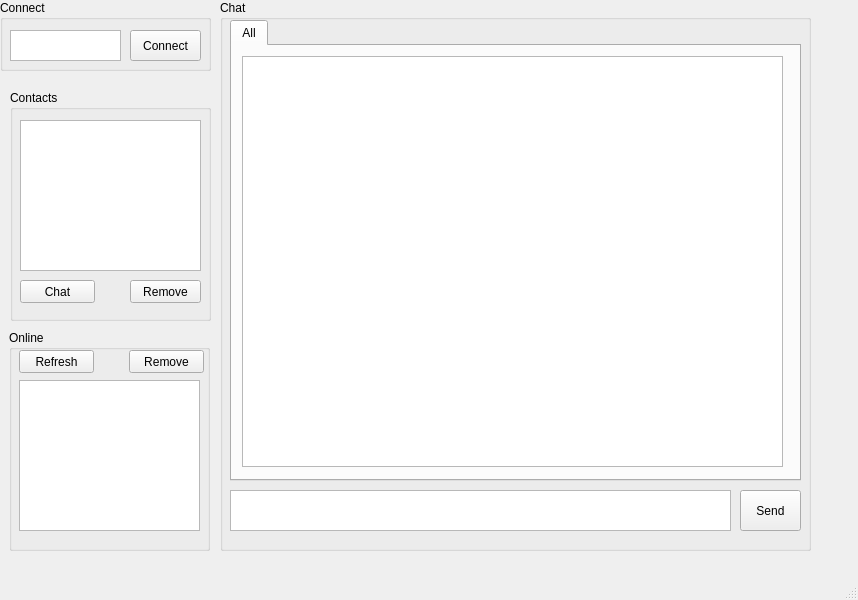
<?xml version="1.0" encoding="UTF-8"?>
<ui version="4.0">
 <class>MainWindow</class>
 <widget class="QMainWindow" name="MainWindow">
  <property name="geometry">
   <rect>
    <x>0</x>
    <y>0</y>
    <width>858</width>
    <height>600</height>
   </rect>
  </property>
  <property name="windowTitle">
   <string>MainWindow</string>
  </property>
  <widget class="QWidget" name="centralwidget">
   <widget class="QGroupBox" name="groupBox">
    <property name="geometry">
     <rect>
      <x>0</x>
      <y>0</y>
      <width>211</width>
      <height>71</height>
     </rect>
    </property>
    <property name="title">
     <string>Connect</string>
    </property>
    <widget class="QTextEdit" name="textEditClientConnect">
     <property name="geometry">
      <rect>
       <x>10</x>
       <y>30</y>
       <width>111</width>
       <height>31</height>
      </rect>
     </property>
    </widget>
    <widget class="QPushButton" name="pushButtonConnect">
     <property name="geometry">
      <rect>
       <x>130</x>
       <y>30</y>
       <width>71</width>
       <height>31</height>
      </rect>
     </property>
     <property name="text">
      <string>Connect</string>
     </property>
    </widget>
   </widget>
   <widget class="QGroupBox" name="groupBox_2">
    <property name="geometry">
     <rect>
      <x>220</x>
      <y>0</y>
      <width>591</width>
      <height>551</height>
     </rect>
    </property>
    <property name="title">
     <string>Chat</string>
    </property>
    <widget class="QTextEdit" name="textEditEnter">
     <property name="geometry">
      <rect>
       <x>10</x>
       <y>490</y>
       <width>501</width>
       <height>41</height>
      </rect>
     </property>
     <property name="tabChangesFocus">
      <bool>false</bool>
     </property>
    </widget>
    <widget class="QPushButton" name="pushButton">
     <property name="geometry">
      <rect>
       <x>520</x>
       <y>490</y>
       <width>61</width>
       <height>41</height>
      </rect>
     </property>
     <property name="text">
      <string>Send</string>
     </property>
    </widget>
    <widget class="QTabWidget" name="tabWidgetChat">
     <property name="geometry">
      <rect>
       <x>10</x>
       <y>20</y>
       <width>571</width>
       <height>461</height>
      </rect>
     </property>
     <property name="currentIndex">
      <number>0</number>
     </property>
     <widget class="QWidget" name="tab">
      <attribute name="title">
       <string>All</string>
      </attribute>
      <widget class="QTextEdit" name="textEditChat">
       <property name="geometry">
        <rect>
         <x>10</x>
         <y>10</y>
         <width>541</width>
         <height>411</height>
        </rect>
       </property>
       <property name="readOnly">
        <bool>true</bool>
       </property>
      </widget>
     </widget>
    </widget>
   </widget>
   <widget class="QGroupBox" name="groupBox_3">
    <property name="geometry">
     <rect>
      <x>10</x>
      <y>90</y>
      <width>201</width>
      <height>231</height>
     </rect>
    </property>
    <property name="title">
     <string>Contacts</string>
    </property>
    <widget class="QListWidget" name="listWidgetContacts">
     <property name="geometry">
      <rect>
       <x>10</x>
       <y>30</y>
       <width>181</width>
       <height>151</height>
      </rect>
     </property>
    </widget>
    <widget class="QPushButton" name="pushButtonRemove">
     <property name="geometry">
      <rect>
       <x>120</x>
       <y>190</y>
       <width>71</width>
       <height>23</height>
      </rect>
     </property>
     <property name="text">
      <string>Remove</string>
     </property>
    </widget>
    <widget class="QPushButton" name="pushButtonChat">
     <property name="geometry">
      <rect>
       <x>10</x>
       <y>190</y>
       <width>75</width>
       <height>23</height>
      </rect>
     </property>
     <property name="text">
      <string>Chat</string>
     </property>
    </widget>
   </widget>
   <widget class="QGroupBox" name="groupBox_4">
    <property name="geometry">
     <rect>
      <x>9</x>
      <y>330</y>
      <width>201</width>
      <height>221</height>
     </rect>
    </property>
    <property name="title">
     <string>Online</string>
    </property>
    <widget class="QListWidget" name="listWidgetOnline">
     <property name="geometry">
      <rect>
       <x>10</x>
       <y>50</y>
       <width>181</width>
       <height>151</height>
      </rect>
     </property>
    </widget>
    <widget class="QPushButton" name="pushButtonOnlineRefresh">
     <property name="geometry">
      <rect>
       <x>10</x>
       <y>20</y>
       <width>75</width>
       <height>23</height>
      </rect>
     </property>
     <property name="text">
      <string>Refresh</string>
     </property>
    </widget>
    <widget class="QPushButton" name="pushButtonOnlineRemove">
     <property name="geometry">
      <rect>
       <x>120</x>
       <y>20</y>
       <width>75</width>
       <height>23</height>
      </rect>
     </property>
     <property name="text">
      <string>Remove</string>
     </property>
    </widget>
   </widget>
  </widget>
  <widget class="QMenuBar" name="menubar">
   <property name="geometry">
    <rect>
     <x>0</x>
     <y>0</y>
     <width>858</width>
     <height>21</height>
    </rect>
   </property>
  </widget>
  <widget class="QStatusBar" name="statusbar"/>
 </widget>
 <resources/>
 <connections/>
</ui>
